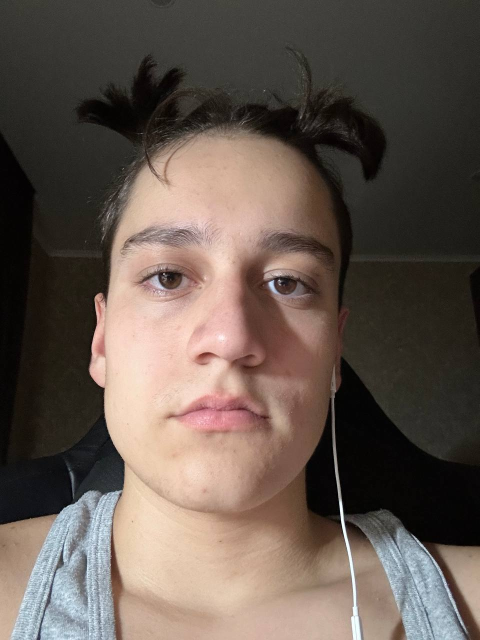
#> input picture images/photo_4.jpg, 959 x 1280 px (shown at 1/2 size)
$ python MYSELF.py
#> lines starting #> are read from the running program, lines starting #| are printed output that depends on the picture; after the words box and inside, x2 and y2 are one past the last pixel; in counts of white or black regions, pixels touching at a corner belong together
import cv2
import numpy as np

image = cv2.imread('images/photo_4.jpg')
#> image is the input picture: shape (1280, 959, 3); mean B, G, R 80.2, 88.5, 101.4
image = cv2.resize(image, (image.shape[1] // 2, image.shape[0] // 2))
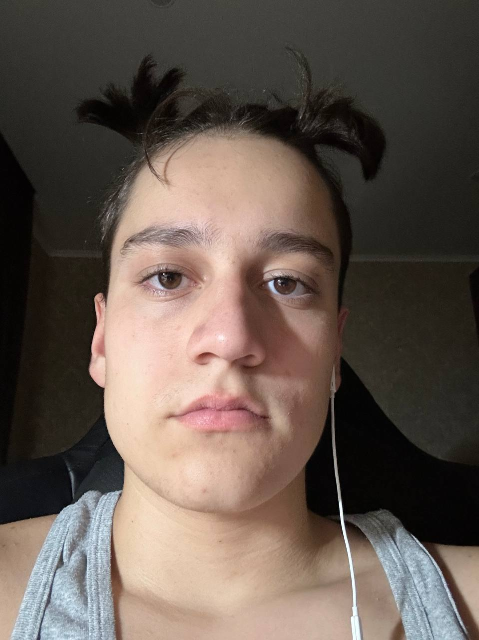
#> image: shape (640, 479, 3); mean B, G, R 80.2, 88.5, 101.3
photo = np.zeros(image.shape, dtype='uint8')

image = cv2.GaussianBlur(image, (3, 3), 0)
image = cv2.cvtColor(image, cv2.COLOR_BGR2GRAY)
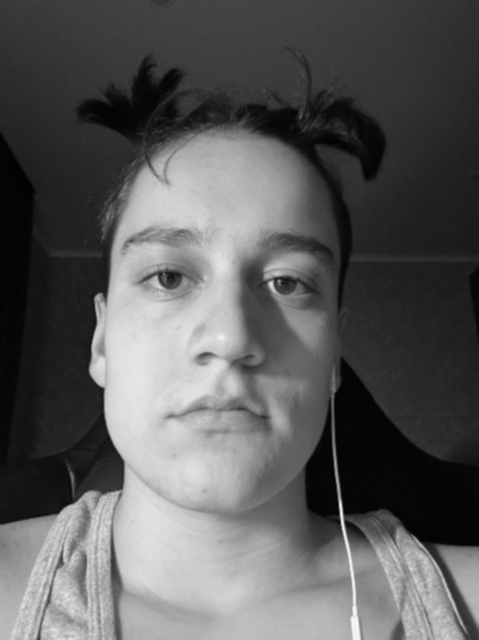
#> image: shape (640, 479); min 2, max 251, mean 91.4
image = cv2.Canny(image, 80, 90)
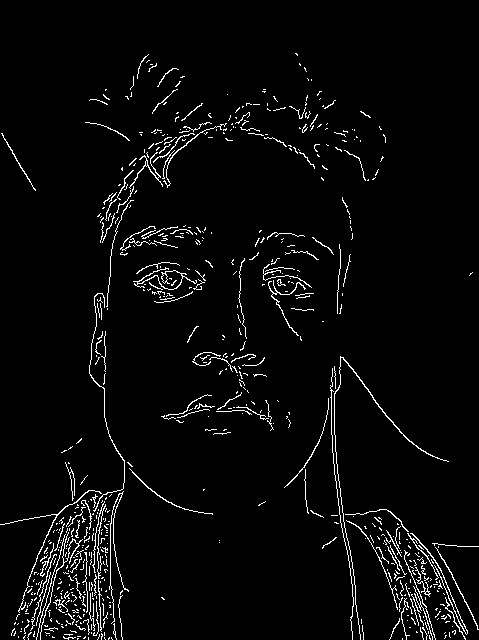
#> image: shape (640, 479); 3.6% white in thin lines or dots

contour, hierarchy = cv2.findContours(image, cv2.RETR_LIST, cv2.CHAIN_APPROX_NONE)
#> contour = 667 contours, 646 with area under 20; largest, box (x1, y1, x2, y2) and area: (334, 356, 449, 640) 86, (133, 267, 197, 290) 84, (410, 533, 468, 635) 58, (0, 490, 102, 613) 56, (129, 152, 163, 189) 55

cv2.drawContours(photo, contour, -1, (127, 255, 212), thickness=1)
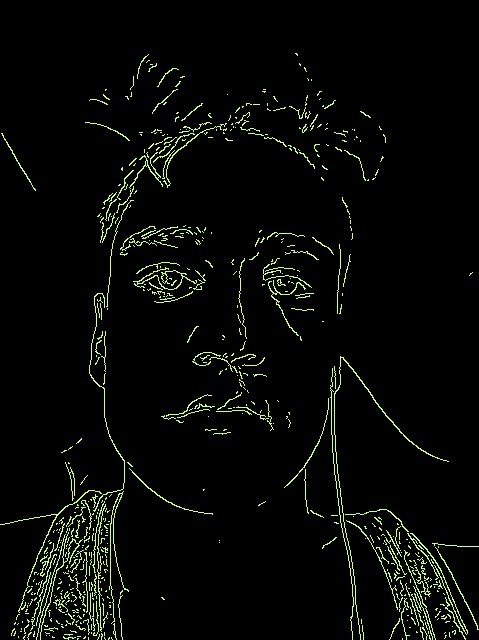
#> photo: shape (640, 479, 3); mean of channels 0, 1, 2 4.5, 9.1, 7.6; drawn as B, G, R

photo = cv2.cvtColor(photo, cv2.COLOR_RGB2BGR)

cv2.imshow('Result', photo)
cv2.waitKey(0)
